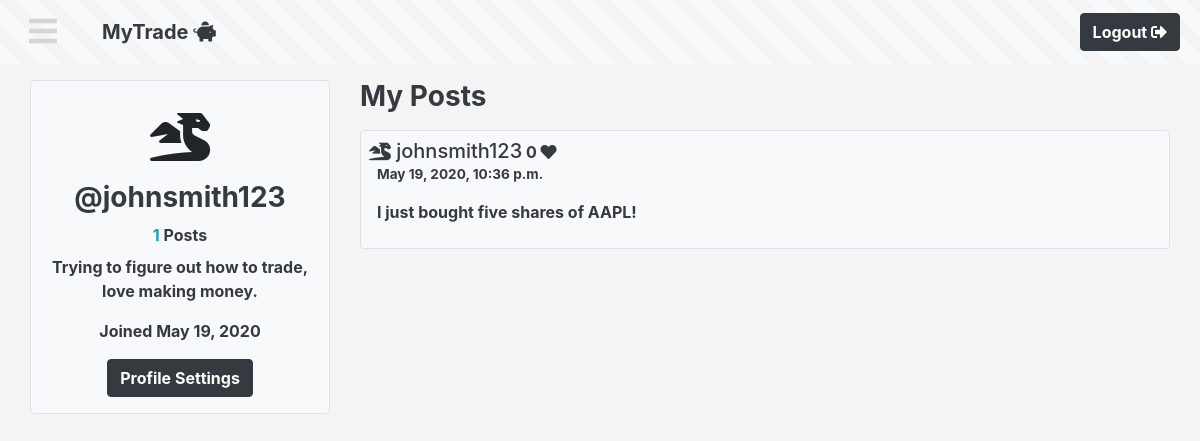
The app's page /user_profile (signed in), older data.
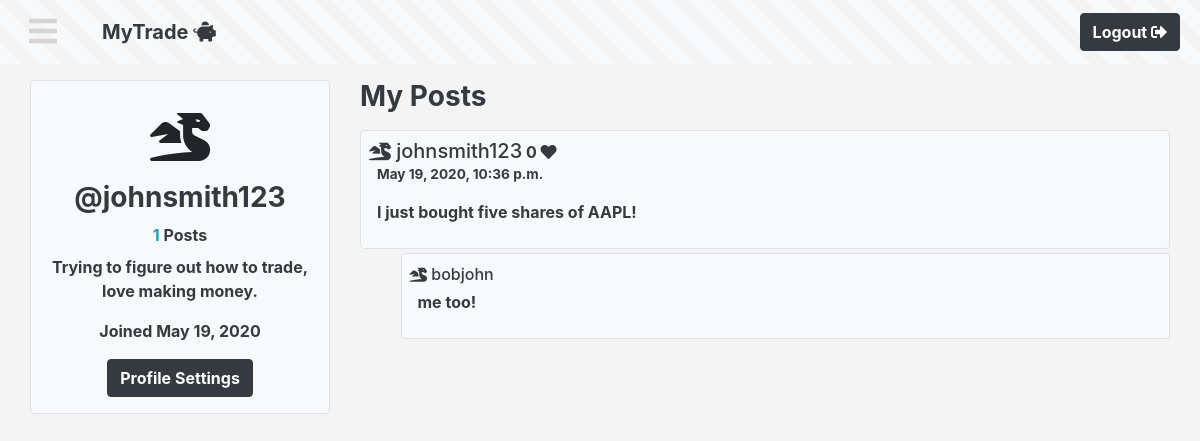
The same page, newer data.
### myTrade_app/models.py (models this page shows)
class Post(models.Model):
    content = models.CharField(max_length=255)
    poster = models.ForeignKey(User, related_name="posts", on_delete=models.CASCADE)
    user_who_liked = models.ManyToManyField(User, related_name="liked_posts")
    created_at = models.DateTimeField(auto_now_add=True)
    updated_at = models.DateTimeField(auto_now=True)

class User(models.Model):
    first_name = models.CharField(max_length=50)
    last_name = models.CharField(max_length=50)
    email = models.CharField(max_length=100)
    username = models.CharField(max_length=30)
    bio = models.CharField(max_length=255)
    avatar = models.CharField(max_length=25)
    password = models.CharField(max_length=255)
    account_balance = models.FloatField(default=0.00)
    created_at = models.DateTimeField(auto_now_add=True)
    updated_at = models.DateTimeField(auto_now=True)
    objects = UserManager()

class Comment(models.Model):
    content = models.CharField(max_length=255)
    post = models.ForeignKey(Post, related_name="comments", on_delete=models.CASCADE)
    commenter = models.ForeignKey(User, related_name="comments", on_delete=models.CASCADE)
    created_at = models.DateTimeField(auto_now_add=True)
    updated_at = models.DateTimeField(auto_now=True)

### myTrade_app/views.py (the view)
# urls.py: path('user_profile', views.user_profile),
def user_profile(request):
    if 'id' not in request.session:
        return redirect('/')
    user = User.objects.get(id=request.session['id'])
    user_posts = Post.objects.filter(poster=user).order_by("-created_at")
    comments = Comment.objects.all()
    context = {
        'user': user,
        'user_posts': user_posts,
        'comments': comments,
    }
    return render(request, 'user_profile.html', context)

### myTrade_app/templates/user_profile.html (shortened to what this page needs)
<!DOCTYPE html>
<html lang="en">
<head>
    {% load static %}
    <link rel="stylesheet" href="https://stackpath.bootstrapcdn.com/bootstrap/4.4.1/css/bootstrap.min.css">
    <link rel="stylesheet" href="https://cdnjs.cloudflare.com/ajax/libs/font-awesome/5.13.0/css/all.min.css" />
    <link rel="stylesheet" href="{% static 'css/feed.css' %}">
    <link rel="stylesheet" href="{% static 'css/style.css' %}">
</head>
<body>
    <div id="all-content">
        <nav class="navbar navbar-expand pinstripe ">
            <a role="button" class=" mr-3 btn" onclick="openNav()"><i class="text-hamburger fas fa-bars fa-2x"></i></a>
            <div class="container">
                <a href="/" class="navbar-brand text-dark px-3 py-2 font-weight-bold ">MyTrade <i class="fas fa-piggy-bank"></i></a>
                <ul class="navbar-nav">
                    <li><a href="logout" role="button" class="btn btn-dark nav-item mr-1 font-weight-bold">Logout <i class="fas fa-sign-out-alt"></i></a></li>
                </ul>
            </div>
        </nav>
        <div class="wrapper-left profile rounded font-weight-bold">
            <div class="inner-profile text-center bg-light rounded border pt-2 rounded p-3 mt-3 mb-3">
                <div class="avatar p-3 mb-1">
                    <i class=" fas {{user.avatar}} fa-3x"></i>
                </div>
                <h3 class="font-weight-bold text-dark">@{{ user.username}}</h3>
                <a href="" class="text-info">{{ user.followers.count }}</a> <span>
                <a href="" class="text-info">{{ user.posts.count }}</a> <span class="text-dark">Posts</span>
                <p class="mt-2 text-dark">{{user.bio}}</p>
                <p class="text-dark">Joined {{ user.created_at|date:"M d, Y"  }}</p>
                <a href="/profile_settings" role="button" class="btn btn-dark font-weight-bold">Profile Settings</a>
            </div>
        </div><div class="wrapper-right font-weight-bold text-dark">
            <div class="posts font-weight-bold py-3">
                <h3 class="mb-3 font-weight-bold text-dark">My Posts</h3>
                {% for post in user_posts %}
                <div class="post p-2 rounded bg-light border mb-1">
                    <a href="/view_profile/{{post.poster.id}}" class="h5 text-dark"> <i class="fas {{post.poster.avatar}} fa-sm"></i> {{ post.poster.username }}</a>
                    <span class="like">{{post.user_who_liked.count}} <i class="fas fa-heart"></i></span>
                    <p class="font-sm ml-2"> {{post.created_at}}</p>
                    <p class="px-2">{{post.content}}</p>
                </div>
                {% for comment in post.comments.all %}
                <div class="comment rounded border p-2 bg-light mb-1">
                    <a href="/view_profile/{{comment.commenter.id}}" class="h6 text-dark"> <i class="fas {{post.poster.avatar}} fa-sm"></i> {{ comment.commenter.username}}</a>
                    <p class=" px-2 mt-1">{{comment.content}}</p>
                </div>
                {% endfor %}
                {% endfor %}
            </div>
        </div>
    </div>
</body>
</html>

Row changes from the older to the newer data that the page shows:
added Comment: commenter.username "bobjohn", content "me too!"
